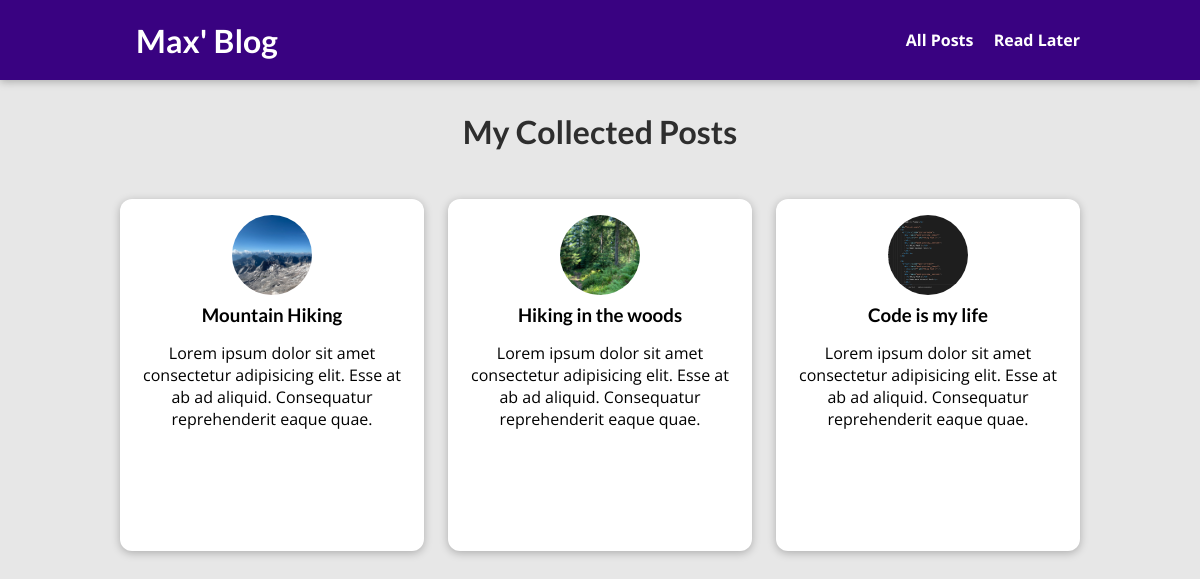
The page /posts on the database its author committed.
### blog/models.py (models this page shows, shortened)
class Post(models.Model):
    title = models.CharField(max_length=150)
    excerpt = models.CharField(max_length=200)
    image = models.ImageField(upload_to='posts', null=True)
    date = models.DateField(auto_now=True)
    slug = models.SlugField(unique=True, db_index=True)
    content = models.TextField(validators=[MinLengthValidator(10)])
    author = models.ForeignKey(
        Author, on_delete=models.SET_NULL, null=True, related_name='posts')
    tags = models.ManyToManyField(Tag)

### blog/views.py (the view)
# urls.py: path('posts', AllPostsView.as_view(), name='posts_page'),
class AllPostsView(ListView):
    template_name = "blog/all-posts.html"
    model = Post
    ordering = ["-date"]
    context_object_name = "all_posts"

### blog/templates/blog/all-posts.html (shortened to what this page needs)
{% extends 'base.html' %}
{% load static %}
{% block css_files %}
  <link rel="stylesheet" href="{% static 'blog/all-posts.css' %}">
  <link rel="stylesheet" href="{% static 'blog/post.css' %}">
{% endblock  %}
{% block content %}
<section id="all-posts">
  <h2>My Collected Posts</h2>
  <ul>
    {% for post in all_posts %}
      {% include 'blog/includes/post.html' %}
    {% endfor %}
  </ul>
</section>
{% endblock  %}

### blog/templates/blog/includes/post.html
<li>
  <article class="post">
    <a href="{% url 'post_detail_page' post.slug %}">
      <img
        src="{{ post.image.url }}"
        alt="{{ post.title }}"
      />
      <div class="post__content">
        <h3>{{post.title}}</h3>
        <p>
          {{post.excerpt}}
        </p>
      </div>
    </a>
  </article>
</li>

### static/app.css (style rules this page uses)
* { box-sizing: border-box; }
html { font-family: "Open Sans", "Lato", sans-serif; }
body { margin: 0; }
h1, h2, h3 { font-family: "Lato", sans-serif; font-weight: bold; }

### blog/static/blog/all-posts.css (style rules this page uses)
body { background-color: #e7e7e7; }
#all-posts { margin: 7rem auto; width: 90%; max-width: 60rem; }
#all-posts h2 { text-align: center; font-size: 2rem; color: #2e2e2e; margin: 3rem 0; }
ul { list-style: none; margin: 0; padding: 0; display: grid; grid-template-columns: repeat(auto-fill, minmax(17rem, 1fr)); gap: 1.5rem; }
.post img { width: 7rem; height: 7rem; }
.post a { height: 22rem; transform-origin: center; box-shadow: 0 2px 8px rgba(0, 0, 0, 0.25); border-radius: 12px; background-color: white; }

### blog/static/blog/post.css (style rules this page uses)
.post { display: flex; flex-direction: column; align-items: center; text-align: center; }
.post a { text-decoration: none; color: black; transition: all 0.2s ease; padding: 1rem; }
.post img { width: 5rem; height: 5rem; object-fit: cover; border-radius: 50%; }
.post h3 { margin: 0.25rem 0; }

### rows shown on the page
Post: image (picture), title "Mountain Hiking", excerpt "Lorem ipsum dolor sit amet consectetur adipisicing elit. Esse at ab ad aliquid. Consequatur reprehenderit eaque quae."
Post: image (picture), title "Hiking in the woods", excerpt "Lorem ipsum dolor sit amet consectetur adipisicing elit. Esse at ab ad aliquid. Consequatur reprehenderit eaque quae."
Post: image (picture), title "Code is my life", excerpt "Lorem ipsum dolor sit amet consectetur adipisicing elit. Esse at ab ad aliquid. Consequatur reprehenderit eaque quae."
